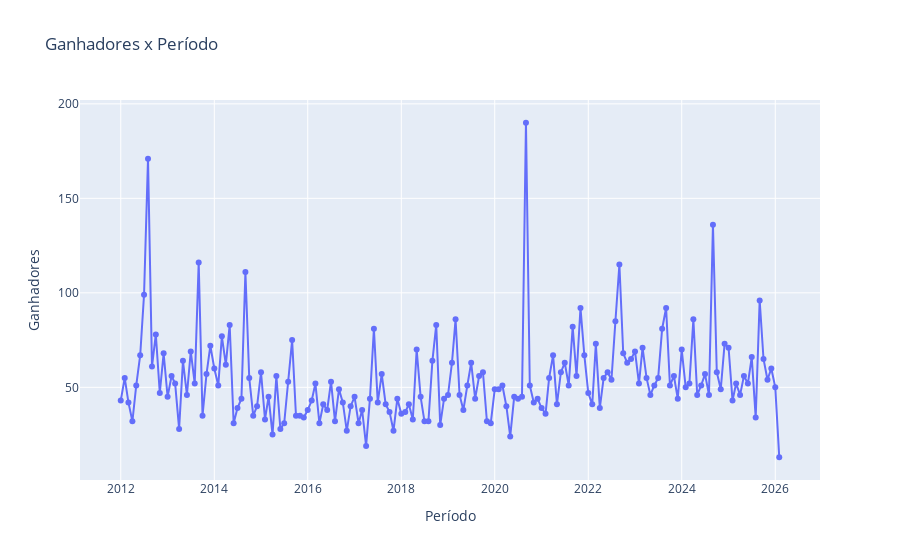

Write notebook code for a chart like this one.
### Markdown cell above
**Será avaliado no período:**

1 - _Tendência_  
2 - _sazionalidade_  
3 - _Variação_

### Code cell
grafico_linha_go(ts.index, ts.values, 'Ganhadores x Período', 'Período', 'Ganhadores');

### Figure 1 — Plotly figure (JSON) as saved in the notebook; plotly's stock layout.template omitted (floating-point values rounded to 4 significant figures; data arrays with more than 128 entries replaced by an {"elided": "..."} marker saying what was removed)
{"data": [{"mode": "markers+lines", "type": "scatter", "x": {"elided": "170 str values"}, "y": {"elided": "170 int values"}}], "layout": {"title": {"text": "Ganhadores x Período"}, "xaxis": {"title": {"text": "Período"}}, "yaxis": {"title": {"text": "Ganhadores"}}}}
